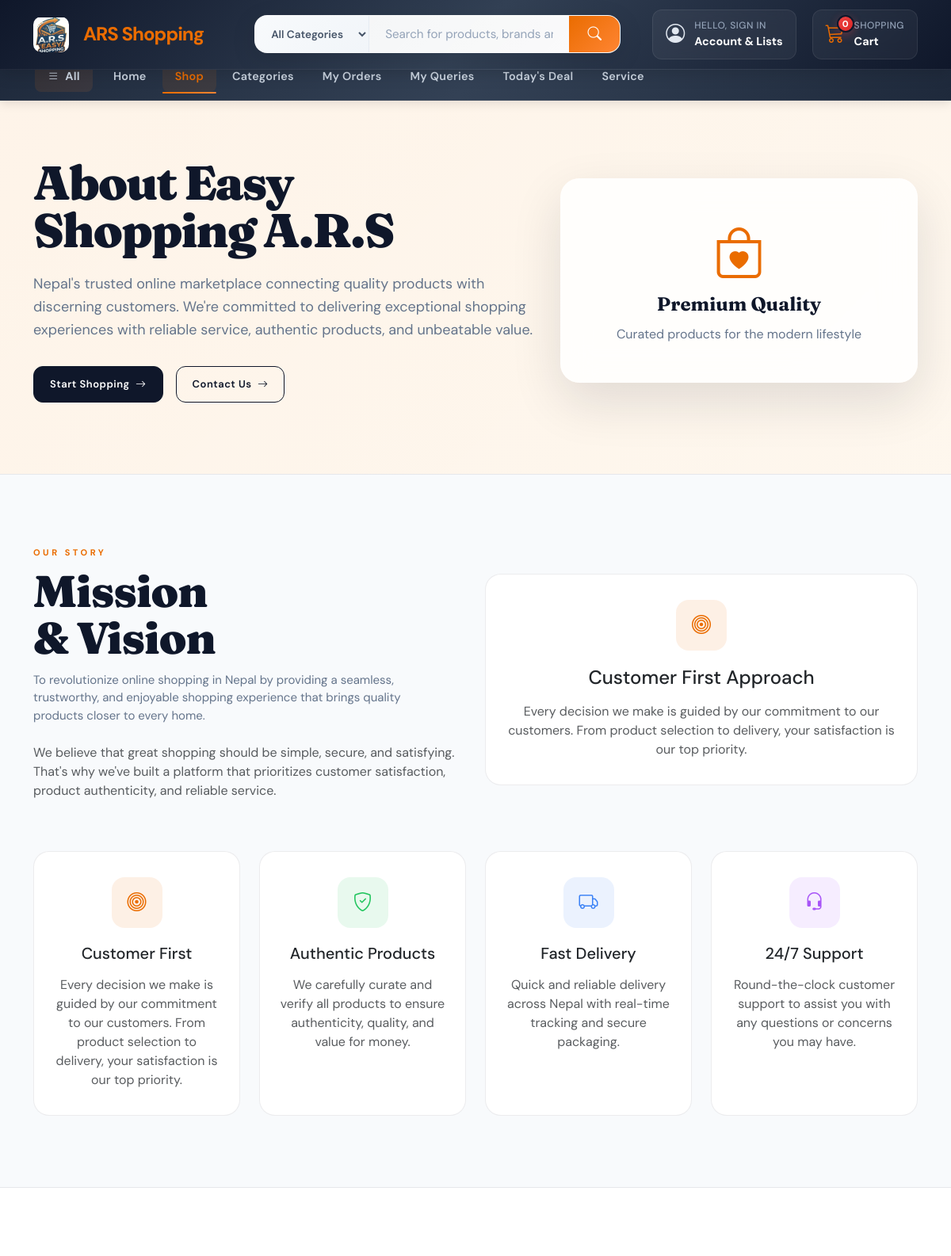
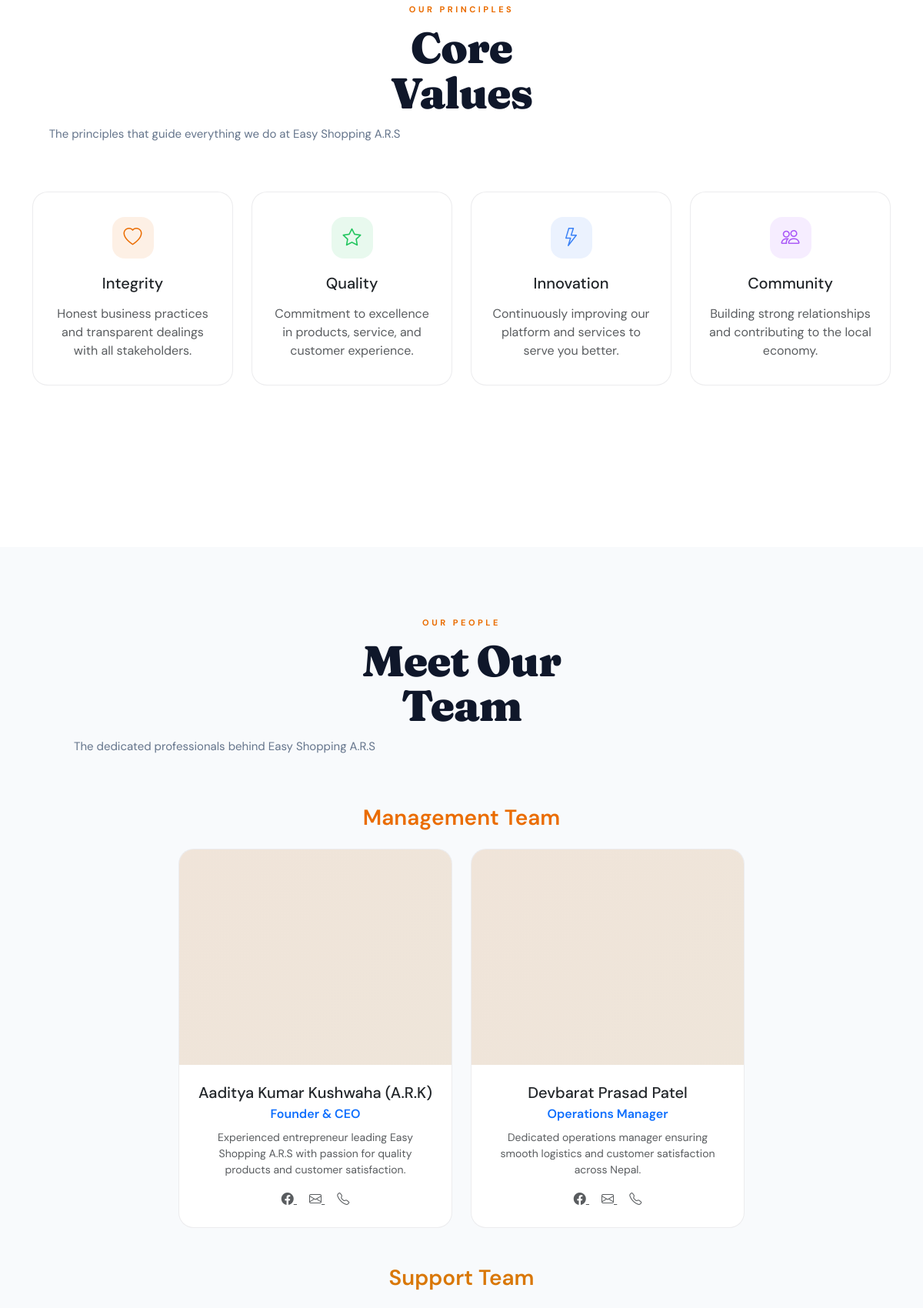
Page /about.php (upper part) on the committed database (2 pictures, top to bottom).
### tables this page shows
CREATE TABLE `team_members` (
  `id` int(11) NOT NULL AUTO_INCREMENT,
  `name` varchar(255) NOT NULL,
  `email` varchar(255) DEFAULT NULL,
  `mobile` varchar(15) DEFAULT NULL,
  `role` enum('admin','support','technical','manager') DEFAULT 'support',
  `position` varchar(255) DEFAULT NULL,
  `profile_image` varchar(500) DEFAULT NULL,
  `fb_link` varchar(500) DEFAULT NULL,
  `bio` text DEFAULT NULL,
  `is_active` tinyint(1) DEFAULT 1,
  `display_order` int(11) DEFAULT 0,
  `created_at` timestamp NULL DEFAULT current_timestamp(),
  `updated_at` timestamp NULL DEFAULT current_timestamp() ON UPDATE current_timestamp(),
  PRIMARY KEY (`id`),
  KEY `idx_team_members_role` (`role`),
  KEY `idx_team_members_active` (`is_active`),
  UNIQUE KEY `idx_team_members_email` (`email`),
  UNIQUE KEY `idx_team_members_mobile` (`mobile`)
);

### includes/functions.php (called while the page is built, shortened)
<?php
$project_dir = rtrim(dirname($_SERVER['SCRIPT_NAME']), '/\\');
$project_dir = rtrim(str_replace('\\', '/', $project_dir), '/');
$app_base_path = $project_dir . '/';
function url($path = '') {
    global $app_base_path;
    return $app_base_path . ltrim($path, '/');
}
function h($string) {
    return htmlspecialchars($string ?? '', ENT_QUOTES, 'UTF-8');
}
?>

### about.php (the view, shortened to what this page needs)
<?php
include 'includes/header-bootstrap.php';
?>
<section class="hero-about">
    <div class="container">
        <div class="row align-items-center">
            <div class="col-lg-7">
                <h1 style="font-family: var(--font-d); font-size: clamp(2.5rem, 5vw, 4rem); font-weight: 900; color: var(--ice); line-height: 1.0; margin-bottom: 24px; letter-spacing: -2px;">
                    About Easy<br>Shopping A.R.S
                </h1>
                <p style="font-size: 18px; color: var(--muted); line-height: 1.6; margin-bottom: 32px;">
                    Nepal's trusted online marketplace connecting quality products with discerning customers.
                    We're committed to delivering exceptional shopping experiences with reliable service,
                    authentic products, and unbeatable value.
                </p>
                <div class="d-flex flex-wrap gap-3">
                    <a href="<?php echo url('/shop'); ?>" class="btn-void">
                        Start Shopping &nbsp; <i class="bi bi-arrow-right"></i>
                    </a>
                    <a href="#contact" class="btn-outline">
                        Contact Us &nbsp; <i class="bi bi-arrow-right"></i>
                    </a>
                </div>
            </div>
            <div class="col-lg-5 d-none d-lg-block">
                <div style="background: var(--glass); backdrop-filter: blur(20px); border-radius: 24px; padding: 48px 32px; text-align: center; border: 1px solid rgba(255,255,255,0.2); box-shadow: var(--shadow-lg);">
                    <i class="bi bi-bag-heart" style="font-size: 4rem; color: var(--ember); margin-bottom: 20px;"></i>
                    <h4 style="color: var(--ice); font-family: var(--font-d); font-weight: 700; margin-bottom: 12px;">Premium Quality</h4>
                    <p style="color: var(--muted); margin-bottom: 0;">Curated products for the modern lifestyle</p>
                </div>
            </div>
        </div>
    </div>
</section>
<section class="mission-section">
    <div class="container">
        <div class="row align-items-center mb-5">
            <div class="col-lg-6">
                <span class="sec-eyebrow">Our Story</span>
                <h2 class="sec-h2">Mission<br>& Vision</h2>
                <p class="sec-sub mb-4">
                    To revolutionize online shopping in Nepal by providing a seamless, trustworthy,
                    and enjoyable shopping experience that brings quality products closer to every home.
                </p>
                <p class="text-muted">
                    We believe that great shopping should be simple, secure, and satisfying.
                    That's why we've built a platform that prioritizes customer satisfaction,
                    product authenticity, and reliable service.
                </p>
            </div>
            <div class="col-lg-6">
                <div class="mission-card">
                    <div class="mission-icon" style="background: rgba(234,108,0,0.1); color: var(--ember);">
                        <i class="bi bi-bullseye"></i>
                    </div>
                    <h4 class="mb-3">Customer First Approach</h4>
                    <p class="text-muted mb-0">
                        Every decision we make is guided by our commitment to our customers.
                        From product selection to delivery, your satisfaction is our top priority.
                    </p>
                </div>
            </div>
        </div>
        <div class="row g-4">
            <div class="col-md-6 col-lg-3">
                <div class="mission-card">
                    <div class="mission-icon" style="background: var(--ember-glow); color: var(--ember);">
                        <i class="bi bi-bullseye"></i>
                    </div>
                    <h5 class="mb-3">Customer First</h5>
                    <p class="text-muted mb-0">
                        Every decision we make is guided by our commitment to our customers.
                        From product selection to delivery, your satisfaction is our top priority.
                    </p>
                </div>
            </div>
            <div class="col-md-6 col-lg-3">
                <div class="mission-card">
                    <div class="mission-icon" style="background: rgba(34,197,94,0.1); color: #22c55e;">
                        <i class="bi bi-shield-check"></i>
                    </div>
                    <h5 class="mb-3">Authentic Products</h5>
                    <p class="text-muted mb-0">
                        We carefully curate and verify all products to ensure authenticity,
                        quality, and value for money.
                    </p>
                </div>
            </div>
            <div class="col-md-6 col-lg-3">
                <div class="mission-card">
                    <div class="mission-icon" style="background: rgba(59,130,246,0.1); color: #3b82f6;">
                        <i class="bi bi-truck"></i>
                    </div>
                    <h5 class="mb-3">Fast Delivery</h5>
                    <p class="text-muted mb-0">
                        Quick and reliable delivery across Nepal with real-time tracking
                        and secure packaging.
                    </p>
                </div>
            </div>
            <div class="col-md-6 col-lg-3">
                <div class="mission-card">
                    <div class="mission-icon" style="background: rgba(168,85,247,0.1); color: #a855f7;">
                        <i class="bi bi-headset"></i>
                    </div>
                    <h5 class="mb-3">24/7 Support</h5>
                    <p class="text-muted mb-0">
                        Round-the-clock customer support to assist you with any questions
                        or concerns you may have.
                    </p>
                </div>
            </div>
        </div>
    </div>
</section>
<section class="values-section section-spacing">
    <div class="container">
        <div class="row text-center mb-5">
            <div class="col-12">
                <span class="sec-eyebrow">Our Principles</span>
                <h2 class="sec-h2">Core<br>Values</h2>
                <p class="sec-sub">
                    The principles that guide everything we do at Easy Shopping A.R.S
                </p>
            </div>
        </div>
        <div class="row g-4">
            <div class="col-md-3">
                <div class="value-card">
                    <div class="value-icon" style="background: rgba(234,108,0,0.1); color: var(--ember);">
                        <i class="bi bi-heart"></i>
                    </div>
                    <h5 class="mb-3">Integrity</h5>
                    <p class="text-muted mb-0">
                        Honest business practices and transparent dealings with all stakeholders.
                    </p>
                </div>
            </div>
            <div class="col-md-3">
                <div class="value-card">
                    <div class="value-icon" style="background: rgba(34,197,94,0.1); color: #22c55e;">
                        <i class="bi bi-star"></i>
                    </div>
                    <h5 class="mb-3">Quality</h5>
                    <p class="text-muted mb-0">
                        Commitment to excellence in products, service, and customer experience.
                    </p>
                </div>
            </div>
            <div class="col-md-3">
                <div class="value-card">
                    <div class="value-icon" style="background: rgba(59,130,246,0.1); color: #3b82f6;">
                        <i class="bi bi-lightning"></i>
                    </div>
                    <h5 class="mb-3">Innovation</h5>
                    <p class="text-muted mb-0">
                        Continuously improving our platform and services to serve you better.
                    </p>
                </div>
            </div>
            <div class="col-md-3">
                <div class="value-card">
                    <div class="value-icon" style="background: rgba(168,85,247,0.1); color: #a855f7;">
                        <i class="bi bi-people"></i>
                    </div>
                    <h5 class="mb-3">Community</h5>
                    <p class="text-muted mb-0">
                        Building strong relationships and contributing to the local economy.
                    </p>
                </div>
            </div>
        </div>
    </div>
</section>
<section class="team-section section-spacing">
    <div class="container">
        <div class="row text-center mb-5">
            <div class="col-12">
                <span class="sec-eyebrow">Our People</span>
                <h2 class="sec-h2">Meet Our<br>Team</h2>
                <p class="sec-sub text-center">
                    The dedicated professionals behind Easy Shopping A.R.S
                </p>
            </div>
        </div>
        <?php
        try {
            $stmt = $pdo->prepare("
                SELECT name, role, position, profile_image, fb_link, bio
                FROM team_members
                WHERE is_active = 1
                ORDER BY display_order ASC, created_at ASC
            ");
            $stmt->execute();
            $team_members = $stmt->fetchAll(PDO::FETCH_ASSOC);
        } catch (Exception $e) {
            $team_members = [
                [
                    'name' => 'Aaditya Kumar Kushwaha (A.R.K)',
                    'position' => 'Founder & CEO',
                    'role' => 'admin',
                    'profile_image' => 'https://images.unsplash.com/photo-1507003211169-0a1dd7228f2d?w=300&h=300&fit=crop&crop=face',
                    'fb_link' => 'https://www.facebook.com/share/1E6Gn8hf6Z/',
                    'bio' => 'Experienced entrepreneur leading Easy Shopping A.R.S with passion for quality products and customer satisfaction.'
                ],
                [
                    'name' => 'Devbarat Prasad Patel',
                    'position' => 'Operations Manager',
                    'role' => 'admin',
                    'profile_image' => 'https://images.unsplash.com/photo-1472099645785-5658abf4ff4e?w=300&h=300&fit=crop&crop=face',
                    'fb_link' => 'https://facebook.com/devbarat',
                    'bio' => 'Dedicated operations manager ensuring smooth logistics and customer satisfaction across Nepal.'
                ],
                [
                    'name' => 'Roshan Kushwaha',
                    'position' => 'Customer Support Lead',
                    'role' => 'support',
                    'profile_image' => 'https://images.unsplash.com/photo-1494790108755-2616b612b786?w=300&h=300&fit=crop&crop=face',
                    'fb_link' => 'https://www.facebook.com/share/1PZkU2JsD5/',
                    'bio' => 'Leading our customer support team, ensuring every customer query is resolved with care and efficiency.'
                ],
                [
                    'name' => 'Sushil Shah',
                    'position' => 'Technical Support Specialist',
                    'role' => 'support',
                    'profile_image' => 'https://images.unsplash.com/photo-1438761681033-6461ffad8d80?w=300&h=300&fit=crop&crop=face',
                    'fb_link' => 'https://www.facebook.com/share/1LPtsG1odR/',
                    'bio' => 'Expert in troubleshooting technical issues and providing IT support for our online platform.'
                ],
                [
                    'name' => 'Mukesh Yadav',
                    'position' => 'Customer Service Representative',
                    'role' => 'support',
                    'profile_image' => 'https://images.unsplash.com/photo-1487412720507-e7ab37603c6f?w=300&h=300&fit=crop&crop=face',
                    'fb_link' => 'https://www.facebook.com/share/18qtWAMbgf/',
                    'bio' => 'Committed to providing exceptional customer service and building long-lasting relationships with our valued customers.'
                ]
            ];
        }
        $admin_members = array_filter($team_members, function($member) { return $member['role'] === 'admin'; });
        ?>
        <div class="mb-5">
            <h3 class="text-center mb-4" style="color: var(--ember); font-weight: 600;">Management Team</h3>
            <div class="row g-4 justify-content-center">
                <?php foreach ($admin_members as $member): ?>
                <div class="col-md-6 col-lg-4">
                    <div class="team-member">
                        <div class="team-photo">
                        </div>
                        <div class="p-4">
                            <h5 class="mb-1"><?php echo h($member['name']); ?></h5>
                            <p class="text-primary mb-2 fw-semibold"><?php echo h($member['position']); ?></p>
                            <p class="text-muted small mb-3"><?php echo h($member['bio']); ?></p>
                            <div class="social-links">
                                <a href="<?php echo h($member['fb_link']); ?>" target="_blank" class="text-muted me-3" title="Facebook">
                                    <i class="bi bi-facebook"></i>
                                </a>
                                <a href="mailto:easyshoppinga.r.s1@gmail.com" class="text-muted me-3" title="Email">
                                    <i class="bi bi-envelope"></i>
                                </a>
                                <a href="tel:+9779820210361" class="text-muted" title="Phone">
                                    <i class="bi bi-telephone"></i>
                                </a>
                            </div>
                        </div>
                    </div>
                </div>
                <?php endforeach; ?>
            </div>
        </div>
        <div>
            <h3 class="text-center mb-4" style="color: var(--gold); font-weight: 600;">Support Team</h3>
            <div class="row g-4">
            </div>
        </div>
    </div>
</section>
<?php include 'includes/footer-bootstrap.php'; ?>

### rows in the picture
team_members: name "Aaditya Kumar Kushwaha (A.R.K)", position "Founder & CEO", bio "Experienced entrepreneur leading Easy Shopping A.R.S with passion for quality products and customer satisfaction."
team_members: name "Devbarat Prasad Patel", position "Operations Manager", bio "Dedicated operations manager ensuring smooth logistics and customer satisfaction across Nepal."

### other values in the picture
get_cart_count() "0"
